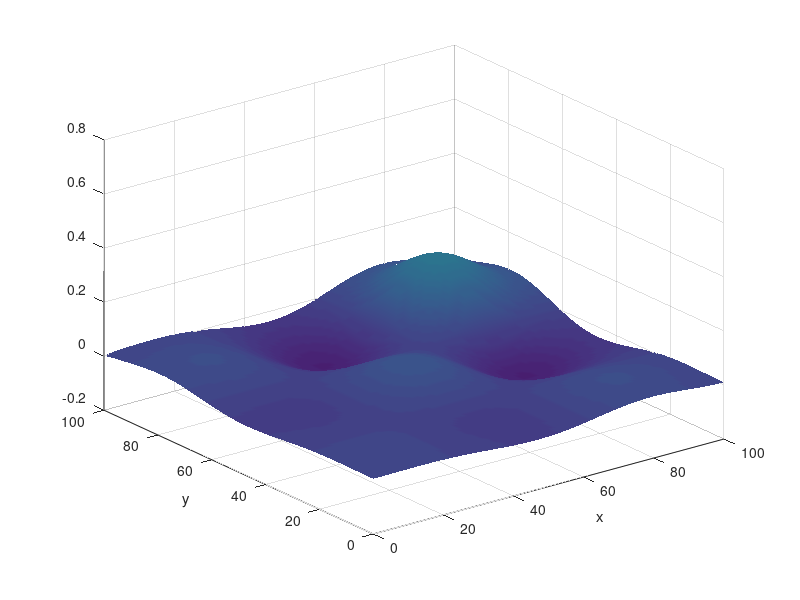

The MATLAB source for this figure:
% simulation parameters
dt = .01;
dx = 1; dy = 1;
numsteps = 250;
N = 100; M = 100;
k=25;

% aribitrary initial condition
[X,Y] = meshgrid(linspace(0,dx*N,N), linspace(0,dy*M,M));
U0 = X.*Y.*sin(X/10).*sin(Y/10)/10000;

% initialize the matrices
U = U0;

figure(1)

%Explicit Euler Method
for i=2:numsteps
    % domain interior
    n = 2:N-1;
    m = 2:M-1;
    U(n,m) = U(n,m)+k*(U(n+1,m)+U(n,m+1)-4*U(n,m)+U(n-1,m)+U(n,m-1))*dt/dx^2;
    
    % domain boundaries (Neumann Conditions)
    % Edges
    n = 1;
    U(n,m) = U(n,m)+k*(U(n+1,m)+U(n,m+1)-3*U(n,m)+U(n,m-1))*dt/dx^2;
    
    n = N;
    U(n,m) = U(n,m)+k*(U(n,m+1)-3*U(n,m)+U(n-1,m)+U(n,m-1))*dt/dx^2;
    
    n = 2:N-1;
    m = 1;
    U(n,m) = U(n,m)+k*(U(n+1,m)+U(n,m+1)-3*U(n,m)+U(n-1,m))*dt/dx^2;

    m = M;
    U(n,m) = U(n,m)+k*(U(n+1,m)-3*U(n,m)+U(n-1,m)+U(n,m-1))*dt/dx^2;
    
    % Corners
    n = N;
    U(n,m) = U(n,m)+k*(-2*U(n,m)+U(n-1,m)+U(n,m-1))*dt/dx^2;

    n = 1;
    U(n,m) = U(n,m)+k*(U(n+1,m)-2*U(n,m)+U(n,m-1))*dt/dx^2;

    m = 1;
    U(n,m) = U(n,m)+k*(U(n+1,m)+U(n,m+1)-2*U(n,m))*dt/dx^2;
    
    m = M;
    U(n,m) = U(n,m)+k*(U(n+1,m)-2*U(n,m)+U(n,m-1))*dt/dx^2;

    surf(linspace(0,dx*N,N),linspace(0,dx*M,M),U)
    xlabel('x')
    ylabel('y')
    shading interp
    axis([0 N*dx 0 M*dy -.2 .8 -.2 .8])
    drawnow
end